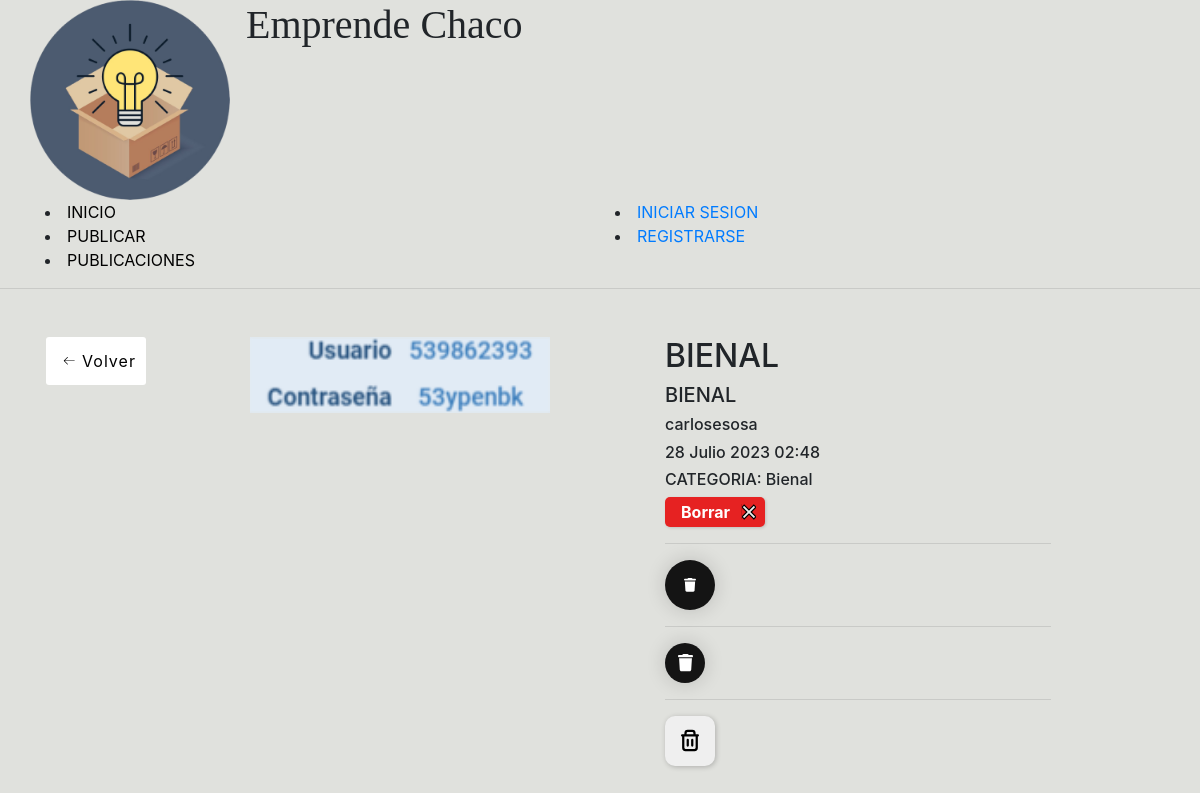
Page /publicaciones/Detalle/6 on the earlier database version.
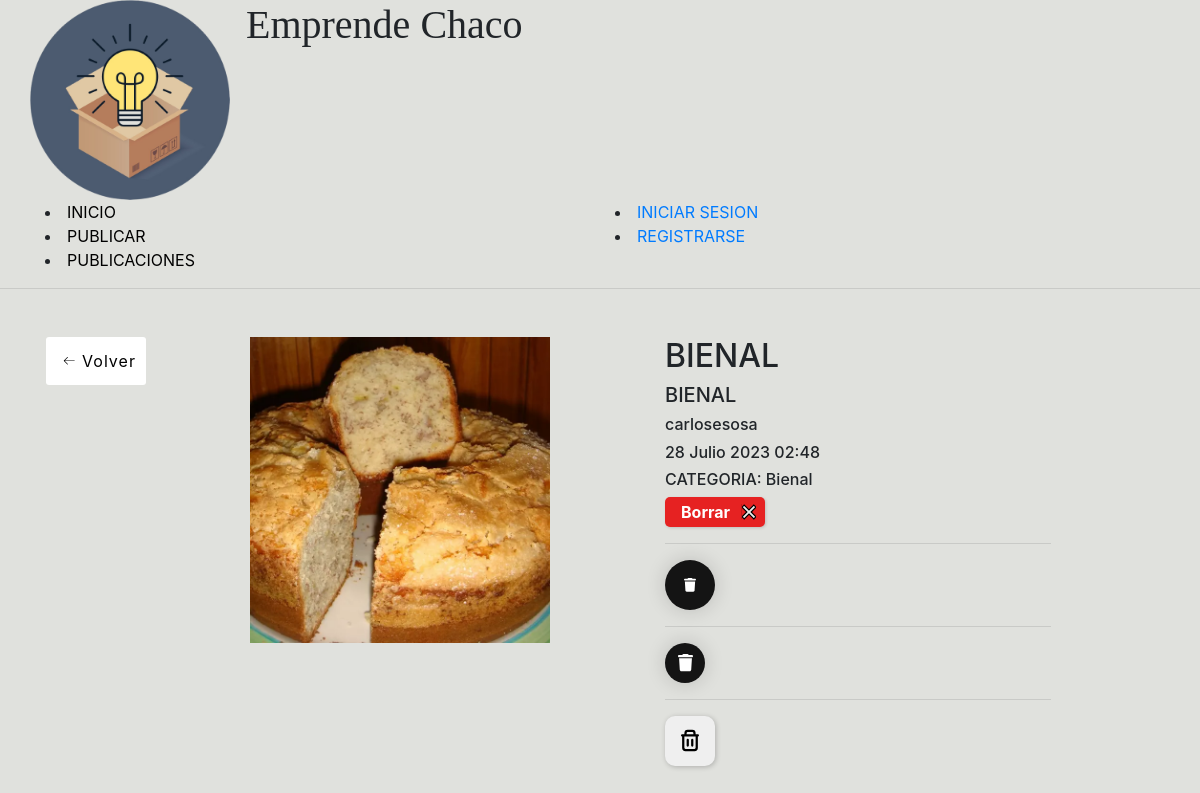
Same page on the later database version.
### apps/publicaciones/models.py (models this page shows, shortened)
class Publicacion(models.Model):
    creado = models.DateTimeField('creado', auto_now_add=True)
    modificado = models.DateTimeField('modificado', auto_now=True)
    titulo = models.CharField(max_length = 250)
    contenido = models.TextField()
    autor = models.ForeignKey(User, on_delete = models.CASCADE)
    imagen = models.ImageField(upload_to = 'publicaciones')
    categoria = models.ForeignKey(Categoria, on_delete = models.CASCADE)

class Categoria(models.Model):
    nombre = models.CharField(max_length=80)
    def __str__(self):
        return self.nombre

### apps/publicaciones/views.py (the view)
# urls.py: path('Detalle/<int:pk>', views.DetallePublicacionF, name="detalle_publicacion"),
def DetallePublicacionF(request, pk):
    context = {}
    publi = Publicacion.objects.get(id = pk)
    context['publicacion'] = publi
    return render(request, 'publicaciones/detalle.html', context)

### templates/publicaciones/detalle.html (shortened to what this page needs)
{% extends 'base.html' %}
{% block contenido %}
<div class="container">
    <div class="row mt-3">
        <a href="{% url 'publicaciones:listar_publicaciones' %}">
            <button class="back-button">
                <span>Volver</span>
            </button>
        </a>
        <div class="col-md-9 mx-auto mb-5">
            <div class="row">
                <div class="col-md-6">
                    <img src="{{publicacion.imagen.url}}" width="300">
                </div>
                <div class="col-md-6">
                <h2>{{publicacion.titulo}}</h2>
                <h5>{{publicacion.contenido}}</h5>
                <h6>{{publicacion.autor}}</h6>
                <h6>{{publicacion.creado}}</h6>
                <h6>CATEGORIA: {{publicacion.categoria}}</h6>
                <a href="{% url 'publicaciones:borrar_publicacion' publicacion.pk %}">
                    <button class="button-delete">
                        <span class="textDelete">Borrar</span>
                        <span class="icon">
                            <svg xmlns="http://www.w3.org/2000/svg" width="24" height="24" viewBox="0 0 24 24">
                                <path d="M24 20.188l-8.315-8.209 8.2-8.282-3.697-3.697-8.212 8.318-8.31-8.203-3.666 3.666 8.321 8.24-8.206 8.313 3.666 3.666 8.237-8.318 8.285 8.203z">
                                </path>
                            </svg>
                        </span>
                    </button>
                </a>
                <hr>
                <a href="{% url 'publicaciones:borrar_publicacion' publicacion.pk %}">
                    <button class="button-opcion1">
                    </button>
                </a>
                <hr>
                <a href="{% url 'publicaciones:borrar_publicacion' publicacion.pk %}">
                    <button class="delete-button">
                    </button>
                </a>
                <hr>
                    <button class="boton">
                        <span class="icon-wrapper">
                        </span>
                    </button>
                </div>
            </div>
        </div>
    </div>
</div>
{% endblock contenido %}

Differences in the rows shown:
changed Publicacion "BIENAL": imagen: a different picture
